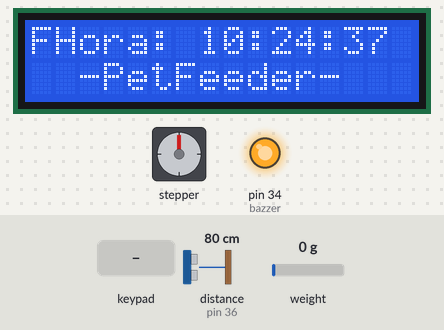
The sketch below on a simulated Arduino Mega 2560, built with avr-gcc and run on an emulated ATmega2560. Shown: stepper motor, 16×2 character LCD, output pins drawn as LEDs (lit = HIGH). Wiring (inferred from the names in the program): ultrasonic range finder: trigger pin 35; echo pin 36; stepper motor (200 steps per turn assumed): coils pin 30, pin 31, pin 32, pin 33. Inputs (shaded band) come from the test bench; at power-on: distance to the obstacle (sensor on pin 36) 80 cm, weight on the scale 0 g. The echo pulse lasts 58.3 µs per cm; the local clock reads 2024-03-15 10:24:30 at power-on unless the sketch sets it; pins used as bus, display or sensor lines are not drawn; what the sketch prints to the serial monitor is not drawn.

Above: at 7.9 s.
8.0 s: distance to the obstacle (sensor on pin 36) set to 37 cm
12.1 s: distance to the obstacle (sensor on pin 36) set to 33 cm
At 14.5 s:
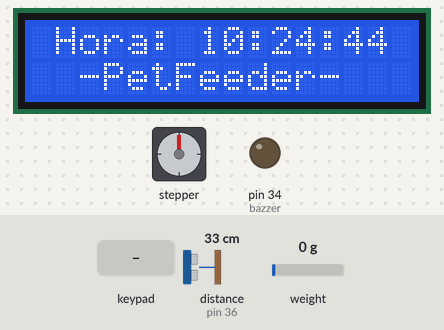
16.2 s: key '*' pressed
At 19.4 s:
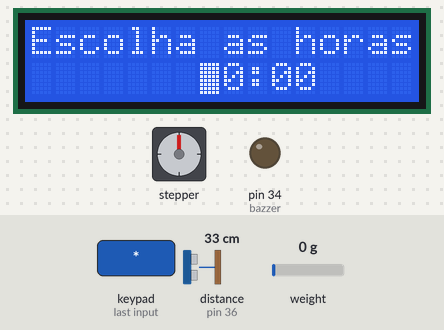
19.7 s: keypad keys 9 8 7 6 # pressed 1.389 s apart
At 28.5 s:
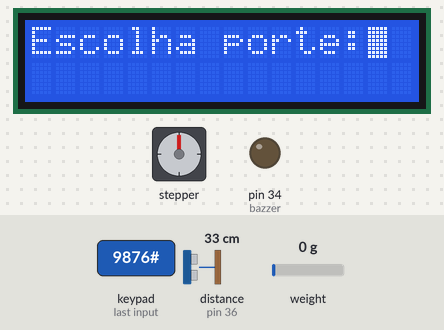
29.5 s: key '#' pressed
At 30.3 s:
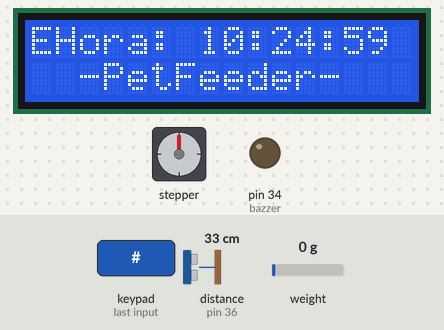
31.0 s: distance to the obstacle (sensor on pin 36) set to 60 cm
At 33.5 s:
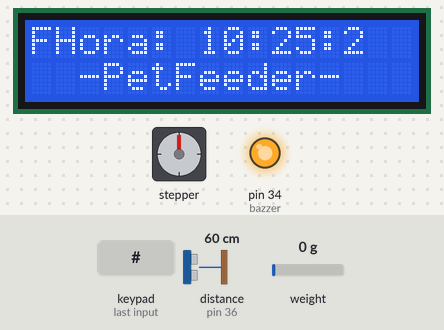
Timing chart, 0 to 35.0 s (numbered marks = the images above; inputs shaded):
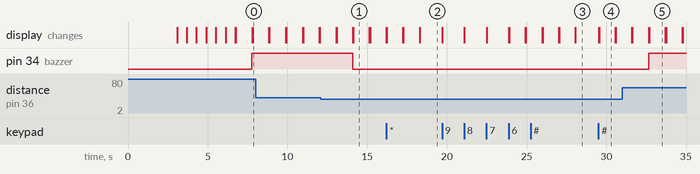

Measured:
- the behaviour switches between 36 and 35 cm on distance to the obstacle (sensor on pin 36) (found by bisection; images 0 and 1)
- after the input at 12.1 s, pin 34 (bazzer): HIGH → LOW after 2.0 s; the display: first differs from a run without the input after 2.0 s (image 1 shows a later state)
- after the input at 16.2 s, the display: first differs from a run without the input after 2.1 s (image 2)
- after the input at 19.7 s, the display: first changes at once (image 3 shows a later state)
- after the input at 29.5 s, the display: first changes at once (image 4 shows a later state)
- after the input at 31.0 s, pin 34 (bazzer): LOW → HIGH after 1.7 s; the display: first differs from a run without the input after 1.7 s (image 5 shows a later state)
- what the display in image 1 shows lasts 1.0 s, from 14.1 s to 15.1 s

The sketch:

Programa_MTEC.ino
```cpp
//CODIGO BASE
#include <LiquidCrystal_I2C.h>    // Inclui a Biblioteca
#include <RTClib.h>               // Inclui a Biblioteca
#include <Keypad.h>
#include <Wire.h>
#include <HX711.h>
 float f=0;
RTC_DS1307 rtc;
LiquidCrystal_I2C lcd(0x27, 16, 2);   // Inicia o display 16x2 no endereço 0x27

const byte ROWS = 4; // Quatro linhas do teclado
const byte COLS = 4; // Quatro colunas do teclado
char keys[ROWS][COLS] = {
  {'1', '2', '3', 'A'},
  {'4', '5', '6', 'B'},
  {'7', '8', '9', 'C'},
  {'*', '0', '#', 'D'}
};
byte rowPins[ROWS] = {9, 8, 7, 6}; // Conecte as linhas aos pinos 6, 7, 8 e 9
byte colPins[COLS] = {5, 4, 3, 2}; // Conecte as colunas aos pinos 2, 3, 4 e 5

Keypad keypad = Keypad( makeKeymap(keys), rowPins, colPins, ROWS, COLS );

// DEFINIÇÕES DE PINOS
#define pinDT  10
#define pinSCK  11
#define pinBotao 12
// DEFINIÇÕES
#define pesoMin 0.010
#define pesoMax 30.0
#define escala -307792.0f


// INSTANCIANDO OBJETOS
HX711 scale;

// DECLARAÇÃO DE VARIÁVEIS balança
float medida = 0;

// Definir os pinos do sensor HC-SR04
#define TRIG_PIN 35
#define ECHO_PIN 36

// Definir a altura total do reservatório em cm
#define RESERVOIR_HEIGHT 60

int nivel=0;
char texto[16];
char textoh1[16];

char estadoh = 0;
int h1=0;
int m1=0;

int h2=0;
int m2=0;

int h3=0;
int m3=0;

int IN1 = 30; //Pinos motor
int IN2 = 31;
int IN3 = 32;
int IN4 = 33;

int porte=0;
char quantidade[16];
//int giroBase=0;
float pesoBase=0;
int bazzer=34;


void setup()  {
  rtc.begin();                                        // Inicia o módulo RTC
  Serial.begin(57600);

  //Setup da balanca
  scale.begin(pinDT, pinSCK); // CONFIGURANDO OS PINOS DA BALANÇA
  scale.set_scale(escala); // ENVIANDO O VALOR DA ESCALA CALIBRADO
  delay(2000);
  scale.tare(); // ZERANDO A BALANÇA PARA DESCONSIDERAR A MASSA DA ESTRUTURA
  Serial.println("Setup Finalizado!");

  lcd.init();           // Inicia o Display
  lcd.backlight();      // Inicia o Backlight
  lcd.clear();

  pinMode(IN1,OUTPUT);
  pinMode(IN2,OUTPUT);
  pinMode(IN3,OUTPUT);
  pinMode(IN4,OUTPUT);
  //Pinos do ultrassônico
  pinMode(TRIG_PIN, OUTPUT);
  pinMode(ECHO_PIN, INPUT);
  pinMode(bazzer, OUTPUT);

  for(int i=0;i<3;i++){
    lcd.setCursor(4,0);
    lcd.print("_");
    lcd.setCursor(5,0);
    lcd.print("_");
    lcd.setCursor(9,0);
    lcd.print("_");
    lcd.setCursor(10,0);
    lcd.print("_");

    lcd.setCursor(5,1);
    lcd.print("O");
    lcd.setCursor(9,1);
    lcd.print("O");
    delay(600);
    lcd.setCursor(5,1);
    lcd.print("_");
    lcd.setCursor(9,1);
    lcd.print("_");
    delay(600);
    lcd.clear();
  }
}

int tempo = 10;

void loop() {
  DateTime now = rtc.now();
  char key = keypad.getKey();

  deligarBobina();
  reservatorio();
  rtcR();

  if(key == '*') {
    if(!estadoh)
      estadoh=1;
    configurarH();
  }

  if(key == '#') {
    lcd.clear();
    lcd.setCursor(0,0);
    sprintf(quantidade, "Escolha porte:%c", porte);
    lcd.print(quantidade);
    lcd.setCursor(14,0);
    lcd.blink();

    key='\0';
    while(!key){
      key = keypad.getKey();
    }
    lcd.setCursor(14,0);
    lcd.print(key);
    lcd.setCursor(15,0);
    lcd.blink();
    porte=key;

    if(porte == 'A') {
      lcd.clear();
      //giroBase = 15;
      pesoBase = 0.200;
    }
    if(porte == 'B') {
      lcd.clear();
      //giroBase = 25;
      pesoBase = 0.300;
    }
    if(porte == 'C') {
      lcd.clear();
      //giroBase = 35;
      pesoBase = 0.400;
    }
    lcd.noBlink();
  }

  if(nivel == 3){
    lcd.clear();
    lcd.print("Falta racao!!");
    digitalWrite(bazzer, HIGH);
  } else {
    digitalWrite(bazzer, LOW);
  }

  int pesoAtual;
  int resultGiro;

  if((h1 == rtc.now().hour()) && (m1 == rtc.now().minute()) && (nivel == 1 || nivel == 2)) {
    unsigned long int i = millis();
    f=0;
    while(1) {
      if (millis()-i>1000){
        f = balanca();

        i=millis();
      }
      if (f >= pesoBase){
          break;
        }
      motorpasso();

    }
    deligarBobina();
    while(m1==rtc.now().minute()){}
  } else if((h2 == rtc.now().hour()) && (m2 == rtc.now().minute()) && (nivel == 1 || nivel == 2)) {
    unsigned long int i = millis();
    f=0;
    while(1) {
      if (millis()-i>1000){
        f = balanca();

        i=millis();
      }
      if (f >= pesoBase){
          break;
        }
      motorpasso();

    }
    deligarBobina();
    while(m2==rtc.now().minute()){}
  } else if((h3 == rtc.now().hour()) && (m3 == rtc.now().minute()) && (nivel == 1 || nivel == 2)) {
    unsigned long int i = millis();
    f=0;
    while(1) {
      if (millis()-i>1000){
        f = balanca();

        i=millis();
      }
      if (f >= pesoBase){
          break;
        }
      motorpasso();

    }
    deligarBobina();
    while(m3==rtc.now().minute()){}
  }
}

void rtcR() {
  lcd.setCursor(1, 0);
  lcd.print("Hora: ");
  lcd.print(rtc.now().hour());
  lcd.print(":");
  lcd.print(rtc.now().minute());
  lcd.print(":");
  lcd.print(rtc.now().second());

  lcd.setCursor(2, 1);
  lcd.print("-PetFeeder-");

  delay(1000);
  lcd.clear();
}

void configurarH() {
  int ah1 = 0;
  int am1 = 0;
  char key = keypad.getKey();

  lcd.clear();
  lcd.print("Escolha as horas: ");

  lcd.setCursor(7, 1);
  sprintf(textoh1, "%02d:%02d", ah1, am1);
  lcd.print(textoh1);
  lcd.setCursor(7,1);
  lcd.blink();
  key = keypad.getKey();
  while(!key){
    key = keypad.getKey();
  }

  ah1 = ah1 + 10 * (key - 48);
  lcd.setCursor(7, 1);
  sprintf(textoh1, "%02d:%02d", ah1, am1);
  lcd.print(textoh1);

  lcd.setCursor(8,1);
  lcd.blink();
  key = keypad.getKey();
  while(!key){
    key = keypad.getKey();
  }

  ah1 = ah1 + (key - 48);
  lcd.setCursor(7, 1);
  sprintf(textoh1, "%02d:%02d", ah1, am1);
  lcd.print(textoh1);

  lcd.setCursor(10,1);
  lcd.blink();
  key = keypad.getKey();
  while(!key){
    key = keypad.getKey();
  }

  am1 = am1 + 10 * (key - 48);
  lcd.setCursor(7, 1);
  sprintf(textoh1, "%02d:%02d", ah1, am1);
  lcd.print(textoh1);

  lcd.setCursor(11,1);
  lcd.blink();
  key = keypad.getKey();
  while(!key){
    key = keypad.getKey();
  }

  am1 = am1 + (key - 48);
  lcd.setCursor(7, 1);
  sprintf(textoh1, "%02d:%02d", ah1, am1);
  lcd.print(textoh1);
  lcd.noBlink();

  if(estadoh == 1) {
    h1 = ah1;
    m1 = am1;
    estadoh = 2;
    Serial.print("H1:");
    Serial.println(h1);
    Serial.print("M1:");
    Serial.println(m1);
  } else if(estadoh == 2) {
    h2 = ah1;
    m2 = am1;
    estadoh = 3;
    Serial.print("H2:");
    Serial.println(h2);
    Serial.print("M2:");
    Serial.println(m2);
  } else {
    h3 = ah1;
    m3 = am1;
    estadoh = 1;
    Serial.print("H3:");
    Serial.println(h3);
    Serial.print("M3:");
    Serial.println(m3);
  }
}

void motorpasso() {
  Serial.println("Despejando");

  //Passo 1
  digitalWrite(IN1, 1);
  digitalWrite(IN2, 0);
  digitalWrite(IN3, 0);
  digitalWrite(IN4, 1);
  delay(tempo);

  //Passo 2
  digitalWrite(IN1, 0);
  digitalWrite(IN2, 1);
  digitalWrite(IN3, 0);
  digitalWrite(IN4, 1);
  delay(tempo);

  //Passo 3
  digitalWrite(IN1, 0);
  digitalWrite(IN2, 1);
  digitalWrite(IN3, 1);
  digitalWrite(IN4, 0);
  delay(tempo);

  //Passo 4
  digitalWrite(IN1, 1);
  digitalWrite(IN2, 0);
  digitalWrite(IN3, 1);
  digitalWrite(IN4, 0);
  delay(tempo);
}

void deligarBobina() {
  digitalWrite(IN1, LOW);
  digitalWrite(IN2, LOW);
  digitalWrite(IN3, LOW);
  digitalWrite(IN4, LOW);
}

void reservatorio() {
  // Enviar um pulso de 10 microssegundos ao pino do gatilho
  digitalWrite(TRIG_PIN, LOW);
  delayMicroseconds(2);
  digitalWrite(TRIG_PIN, HIGH);
  delayMicroseconds(10);
  digitalWrite(TRIG_PIN, LOW);

  // Aguardar até que o pino de eco fique alto
  while (digitalRead(ECHO_PIN) == LOW);

  // Medir o tempo que leva para o pino de eco subir
  long startTime = micros();
  while (digitalRead(ECHO_PIN) == HIGH);
  long endTime = micros();

  // Calcular a distância até a superfície da água em cm
  long timeElapsed = endTime - startTime;
  double distance = timeElapsed * 0.034 / 2;

  // Calcular a porcentagem cheia do reservatório
  double percentage = (RESERVOIR_HEIGHT - distance) / RESERVOIR_HEIGHT * 100;

  if(percentage >= 80) {
    Serial.println("Cheio");
    nivel = 1;
  }
  if(percentage >= 42 && percentage <= 80) {
    Serial.println("Mediano");
    nivel = 2;
  }
  if(percentage <= 42) {
    Serial.println("Precisa repor");
    nivel = 3;
  }
}

// ...

float balanca() {
  scale.power_up(); // LIGANDO O SENSOR
  medida = scale.get_units(5); // SALVANDO NA VARIAVEL O VALOR DA MÉDIA DE 5 MEDIDAS
  Serial.println(medida, 3); // ENVIANDO PARA MONITOR SERIAL A MEDIDA COM 3 CASAS DECIMAIS
  scale.power_down(); // DESLIGANDO O SENSOR


  return medida;
}
```
